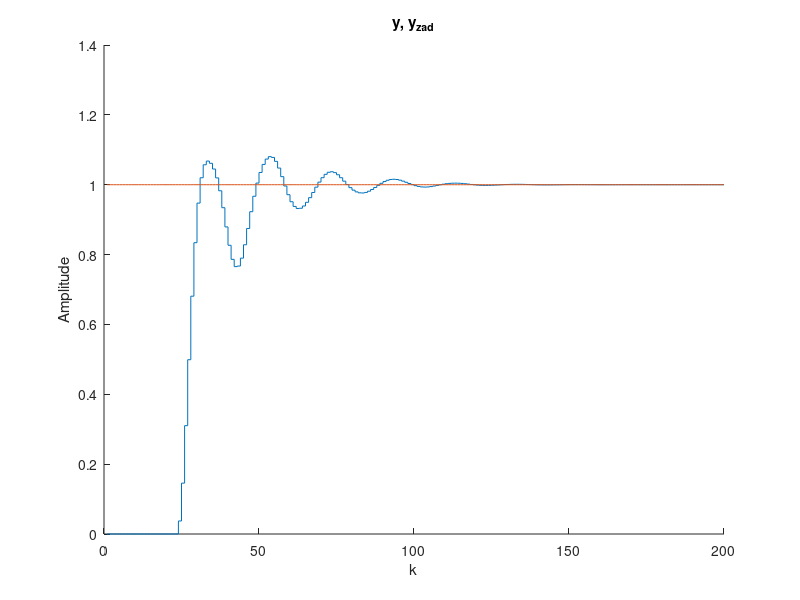
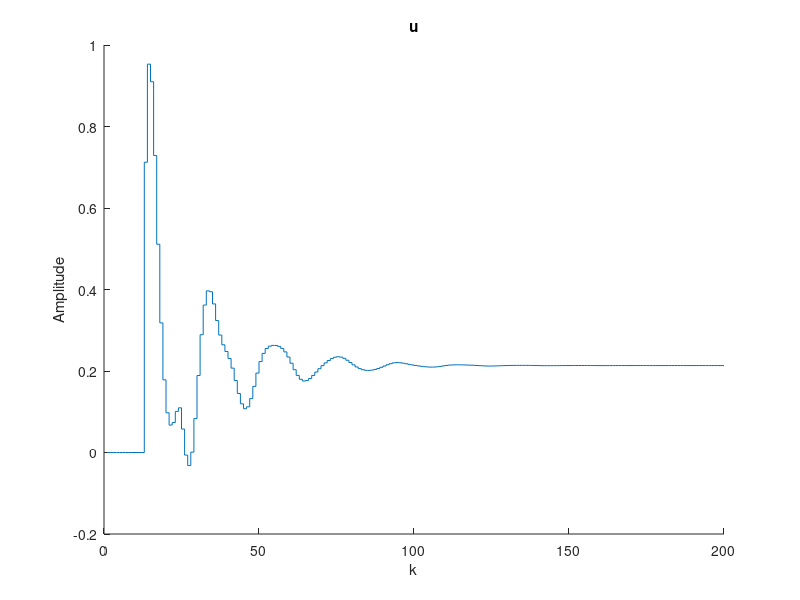

These charts were generated, in order, by the following MATLAB code:
%Michał Stolarz
%Zad nr 5

%##########Odpowiedź skokowa obiektu###############

kk=200 %koniec symulacji 

x=1:kk
y=zeros(kk,1);
u=zeros(kk,1);

%warunki pocztkowe 
u(1:12)=0; 
y(1:12)=0; 
u(1:12)=1; 
u(13:kk)=1;  

for k=13:kk; %główna petla symulacyjna 
%symulacja obiektu 
     y(k)=1.677*y(k-1)-0.6981*y(k-2)+0.0524*u(k-11)+0.04649*u(k-12); 
end; 


% Wektor z rzędnymi odpowiedzi skokowych obiektu

s = y;

% Horyzonty
D=80

N=40%sprawdzić 40, 20, 18, 16, 15, 14
Nu=N
% Współczynnik kary za przyrosty sterowania

lambda=1; 

% Generacja macierzy

M=zeros(N,Nu);
for i=1:N
   for j=1:Nu
      if (i>=j)
         M(i,j)=s(i-j+1);
      end;
   end;
end;

MP=zeros(N,D-1);
for i=1:N
   for j=1:D-1
      if i+j<=D
         MP(i,j)=s(i+j)-s(j);
      else
         MP(i,j)=s(D)-s(j);
      end;      
   end;
end;

% Obliczanie parametrów regulatora

I=eye(Nu);
K=((M'*M+lambda*I)^-1)*M';

y_zad = ones(kk,1);
y_model = zeros(kk,1);
d_u=zeros(N,1);
d_u_stare = zeros(D,1);
u = zeros(kk,1);

for k=13:kk; %główna petla symulacyjna 
   
   y_model(k)=1.677*y_model(k-1)-0.6981*y_model(k-2)+0.0524*u(k-11)+0.04649*u(k-12); %odpowiedź modelu na sterowanie 
  
   d_u = K*(y_zad(1)*ones(N,1)- y_model(k)*ones(N,1) -MP*d_u_stare(1:D-1)); %zmiana sterowania
   
   d_u_stare(2:end)=d_u_stare(1:end-1);%przesuniecie
   d_u_stare(1) = d_u(1);
   
   u(k)=u(k-1)+d_u(1); %sterowanie
   
end

%wartość zadana
figure
hold on
stairs(y_model);
stairs(y_zad) 
title("y, y_{zad}")
ylabel("Amplitude");
xlabel("k");
hold off

%sterowanie
figure
hold on
stairs(u); 
title("u")
ylabel("Amplitude");
xlabel("k");
hold off